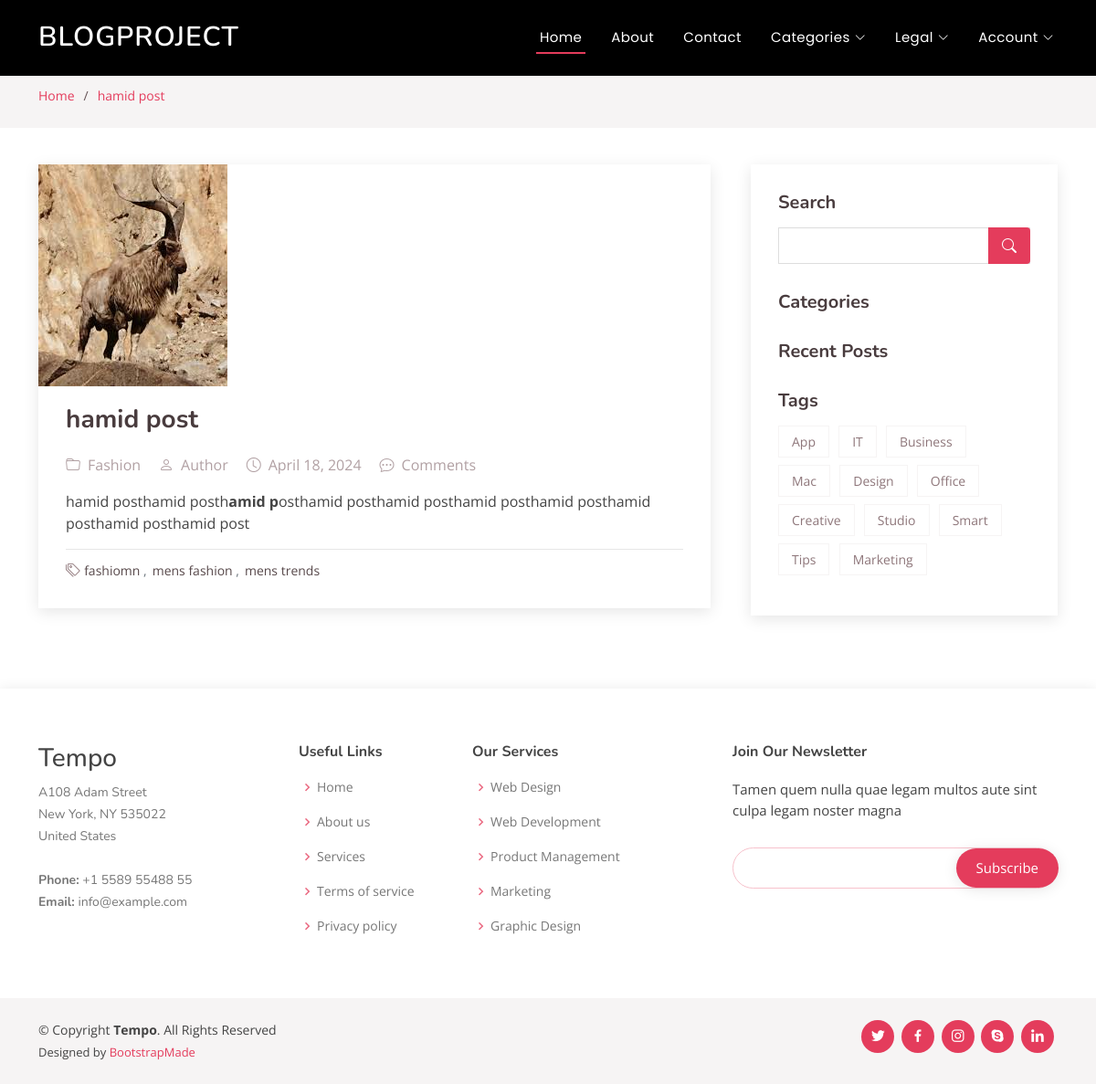
The page /blog/hamid-post/ on the database as committed earlier.
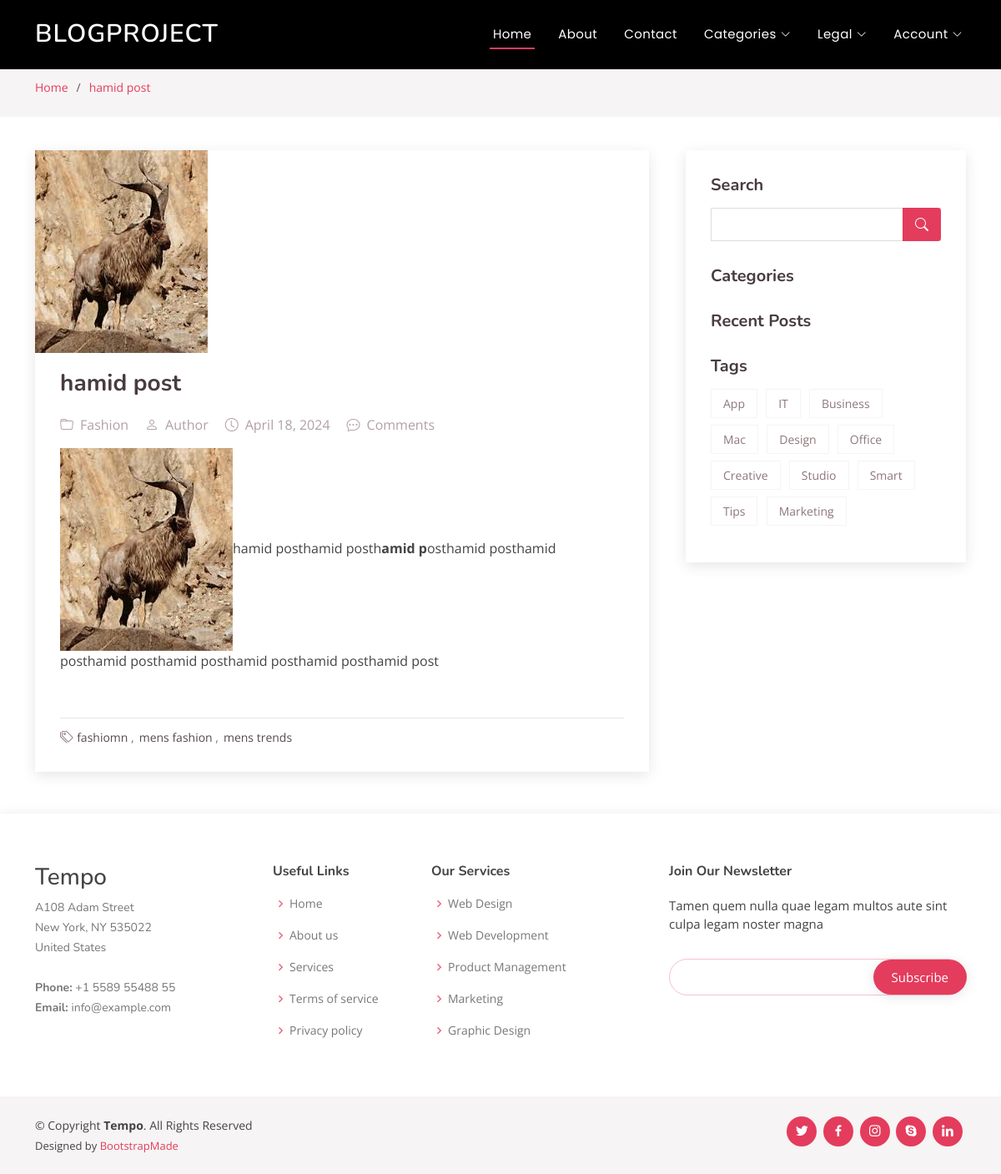
The same page on the database as committed later.
### blogapp/models.py (models this page shows, shortened)
class BlogPost(models.Model):
    title= models.CharField(max_length=100)
    post_url= AutoSlugField(populate_from= 'title', unique= True, max_length=100)
    dicription= models.TextField(blank=True)
    featured_image= models.ImageField(upload_to='uploads')
    content=RichTextUploadingField(blank=True)
    category= models.ForeignKey(Category, on_delete=models.CASCADE)
    published_date= models.DateField(auto_now_add=True)
    tag= models.CharField(max_length= 1000, blank= True)
    tag_2= models.CharField(max_length= 1000, blank= True)
    tag_3= models.CharField(max_length= 1000, blank= True)

class Category(models.Model):
    name= models.CharField(max_length= 100)
    category_url= AutoSlugField(populate_from= 'name', unique= True)
    discription= models.TextField(blank=True)
    def __str__(self):
        return self.name

### blogapp/views.py (the view)
# urls.py: path( 'blog/<slug:post_url>/', SinglePostView.as_view(), name='single_post' ),
class SinglePostView(TemplateView):
    template_name = 'blogapp/single_post.html'
    context_object_name = 'single_post'
    def get(self, request, post_url):
        single_post = get_object_or_404(BlogPost, post_url= post_url)
        return render(request, self.template_name, {'single_post': single_post})

### blogapp/templates/blogapp/single_post.html (shortened to what this page needs)
{% extends "blogapp/base.html" %}
{% load static %}
{% block content %}
  <main id="main">
    <section id="breadcrumbs" class="breadcrumbs">
      <div class="container text-center ">
        <ol >
          <li><a href="/">Home</a></li>
          <li><a href="{% url 'single_post' single_post.post_url %}">{{single_post.title}}</a></li>
        </ol>
      </div>
    </section>
    <section id="blog" class="blog">
      <div class="container" data-aos="fade-up">
        <div class="row">
          <div class="col-lg-8 entries">
            <article class="entry entry-single">
              <div class="entry-img">
                <img src="/media/{{single_post.featured_image}}" alt="" class="img-fluid">
              </div>
              <h2 class="entry-title">
                <a href=" "> {{single_post.title}}</a>
              </h2>
              <div class="entry-meta">
                <ul>
                  <li class="d-flex align-items-center"><i class="bi bi-folder"></i> {{single_post.category}}</li>
                  <li class="d-flex align-items-center"><i class="bi bi-person"></i>Author</li>
                  <li class="d-flex align-items-center"><i class="bi bi-clock"></i> {{single_post.published_date}}</li>
                  <li class="d-flex align-items-center"><i class="bi bi-chat-dots"></i> Comments</li>
                </ul>
              </div>
              <div class="entry-content">
                <p>
                  {{single_post.content | safe }}
                </p>
              </div>
              <div class="entry-footer">
                <i class="bi bi-tags"></i>
                <ul class="tags">
                  <li><a href="#">{{single_post.tag}}</a></li>
                  <li><a href="#">{{single_post.tag_2}}</a></li>
                  <li><a href="#">{{single_post.tag_3}}</a></li>
                </ul>
              </div>
            </article>
          </div>
       <div class="col-lg-4">
        <div class="sidebar">
          <h3 class="sidebar-title">Search</h3>
          <div class="sidebar-item search-form">
            <form action="">
              <input type="text">
              <button type="submit"><i class="bi bi-search"></i></button>
            </form>
          </div>
          <h3 class="sidebar-title">Categories</h3>
          <h3 class="sidebar-title">Recent Posts</h3>
          <h3 class="sidebar-title">Tags</h3>
          <div class="sidebar-item tags">
            <ul>
              <li><a href="#">App</a></li>
              <li><a href="#">IT</a></li>
              <li><a href="#">Business</a></li>
              <li><a href="#">Mac</a></li>
              <li><a href="#">Design</a></li>
              <li><a href="#">Office</a></li>
              <li><a href="#">Creative</a></li>
              <li><a href="#">Studio</a></li>
              <li><a href="#">Smart</a></li>
              <li><a href="#">Tips</a></li>
              <li><a href="#">Marketing</a></li>
            </ul>
          </div>
        </div>
      </div>
    </div>
  </div>
</section>
</main>
  {% endblock %}

### blogapp/templates/blogapp/base.html (shortened to what this page needs)
<!DOCTYPE html>
<html lang="en">
<head>
    {% load static %}
  <link href="{% static 'blogapp/vendor/bootstrap/css/bootstrap.min.css' %}" rel="stylesheet">
  <link href="{% static 'blogapp/vendor/bootstrap-icons/bootstrap-icons.css' %}" rel="stylesheet">
  <link href="{% static 'blogapp/vendor/boxicons/css/boxicons.min.css' %}" rel="stylesheet">
  <link href="{% static 'blogapp/vendor/glightbox/css/glightbox.min.css' %}" rel="stylesheet">
  <link href="{% static 'blogapp/vendor/remixicon/remixicon.css' %}" rel="stylesheet">
  <link href="{% static 'blogapp/vendor/swiper/swiper-bundle.min.css' %}" rel="stylesheet">
  <link href="{% static 'blogapp/css/mystyling.css' %}" rel="stylesheet">
  <link href="{% static 'blogapp/css/style.css' %}" rel="stylesheet">
</head>
<body>
  <header id="header" class="fixed-top ">
    <div class="container d-flex align-items-center justify-content-between">
      <h1 class="logo"><a href="/">BlogProject</a></h1>
      <nav id="navbar" class="navbar">
        <ul>
          <li><a class="nav-link scrollto active" href="/">Home</a></li>
          <li><a class="nav-link scrollto" href="{% url 'about' %}">About</a></li>
          <li><a class="nav-link scrollto" href="{% url 'contact' %}">Contact</a></li>
          <li class="dropdown"><a href="#"><span>Categories</span> <i class="bi bi-chevron-down"></i></a>
          </li>
          <li class="dropdown"><a href="#"><span>Legal</span> <i class="bi bi-chevron-down"></i></a>
          </li>
          <li class="dropdown"><a href="#"><span>Account</span> <i class="bi bi-chevron-down"></i></a>
          </li>
        </ul>
      </nav>
    </div>
  </header>
  {% block content %}
  {% endblock %}
  <footer id="footer">
    <div class="footer-top">
      <div class="container">
        <div class="row">
          <div class="col-lg-3 col-md-6 footer-contact">
            <h3>Tempo</h3>
            <p>
              A108 Adam Street <br>
              New York, NY 535022<br>
              United States <br><br>
              <strong>Phone:</strong> +1 5589 55488 55<br>
              <strong>Email:</strong> info@example.com<br>
            </p>
          </div>
          <div class="col-lg-2 col-md-6 footer-links">
            <h4>Useful Links</h4>
            <ul>
              <li><i class="bx bx-chevron-right"></i> <a href="#">Home</a></li>
              <li><i class="bx bx-chevron-right"></i> <a href="#">About us</a></li>
              <li><i class="bx bx-chevron-right"></i> <a href="#">Services</a></li>
              <li><i class="bx bx-chevron-right"></i> <a href="#">Terms of service</a></li>
              <li><i class="bx bx-chevron-right"></i> <a href="#">Privacy policy</a></li>
            </ul>
          </div>
          <div class="col-lg-3 col-md-6 footer-links">
            <h4>Our Services</h4>
            <ul>
              <li><i class="bx bx-chevron-right"></i> <a href="#">Web Design</a></li>
              <li><i class="bx bx-chevron-right"></i> <a href="#">Web Development</a></li>
              <li><i class="bx bx-chevron-right"></i> <a href="#">Product Management</a></li>
              <li><i class="bx bx-chevron-right"></i> <a href="#">Marketing</a></li>
              <li><i class="bx bx-chevron-right"></i> <a href="#">Graphic Design</a></li>
            </ul>
          </div>
          <div class="col-lg-4 col-md-6 footer-newsletter">
            <h4>Join Our Newsletter</h4>
            <p>Tamen quem nulla quae legam multos aute sint culpa legam noster magna</p>
            <form action="" method="post">
              <input type="email" name="email"><input type="submit" value="Subscribe">
            </form>
          </div>
        </div>
      </div>
    </div>
    <div class="container d-md-flex py-4">
      <div class="me-md-auto text-center text-md-start">
        <div class="copyright">
          &copy; Copyright <strong><span>Tempo</span></strong>. All Rights Reserved
        </div>
        <div class="credits">
          Designed by <a href="https://bootstrapmade.com/">BootstrapMade</a>
        </div>
      </div>
      <div class="social-links text-center text-md-right pt-3 pt-md-0">
        <a href="#" class="twitter"><i class="bx bxl-twitter"></i></a>
        <a href="#" class="facebook"><i class="bx bxl-facebook"></i></a>
        <a href="#" class="instagram"><i class="bx bxl-instagram"></i></a>
        <a href="#" class="google-plus"><i class="bx bxl-skype"></i></a>
        <a href="#" class="linkedin"><i class="bx bxl-linkedin"></i></a>
      </div>
    </div>
  </footer>
</body>
</html>

### blogapp/static/blogapp/css/mystyling.css (style rules this page uses)
header { background-color: black; }
body { padding-top:1%; }
::placeholder { font-size: 16px; }

Rows that differ between the two databases and show on the page:
changed BlogPost "hamid post": content: picture added
